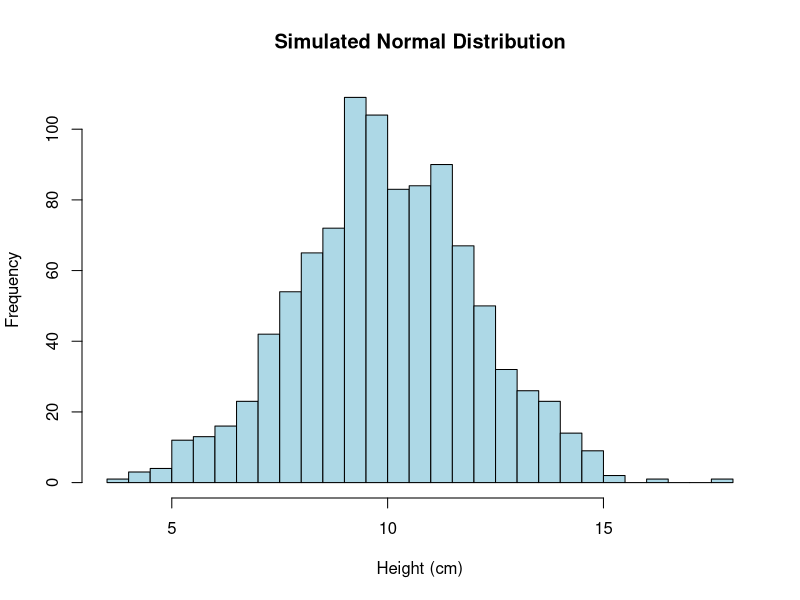
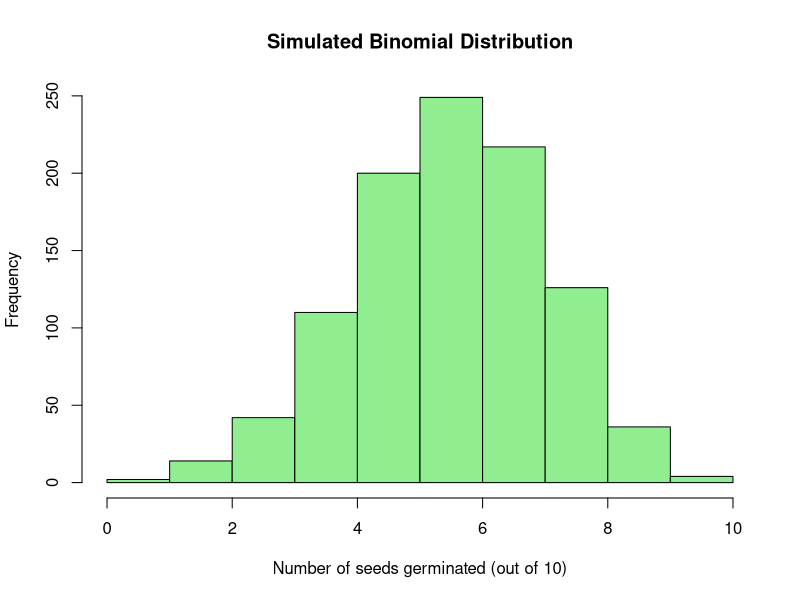
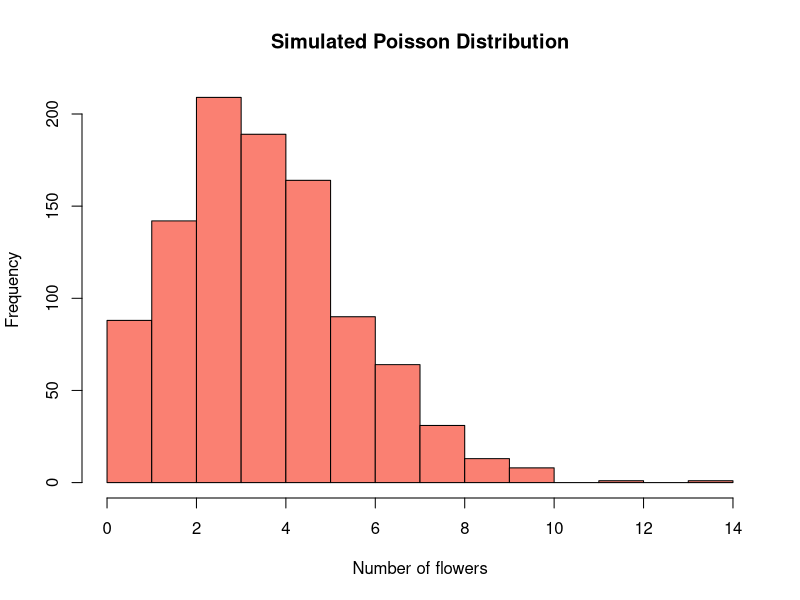
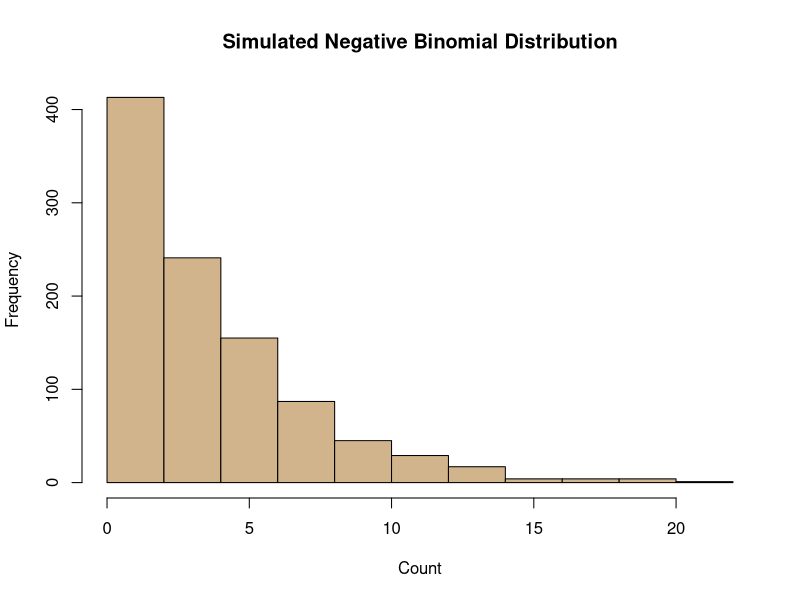
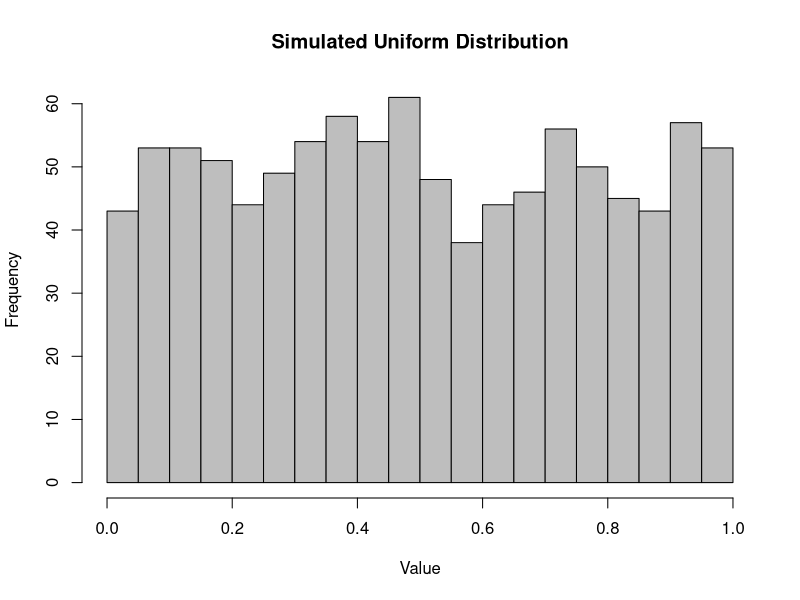

Reproduce these figures in R, in order.
## ---- chunk 1
set.seed(1)
heights <- rnorm(1000, mean = 10, sd = 2)

hist(heights, breaks = 20, col = "lightblue",
     main = "Simulated Normal Distribution",
     xlab = "Height (cm)")
## ---- chunk 2
set.seed(1)
germination <- rbinom(1000, size = 10, prob = 0.6)

hist(germination, breaks = 10, col = "lightgreen",
     main = "Simulated Binomial Distribution",
     xlab = "Number of seeds germinated (out of 10)")
## ---- chunk 3
set.seed(1)
flower_counts <- rpois(1000, lambda = 4)

hist(flower_counts, breaks = 15, col = "salmon",
     main = "Simulated Poisson Distribution",
     xlab = "Number of flowers")
## ---- chunk 4
set.seed(1)
nb_counts <- rnbinom(1000, size = 2, mu = 4)

hist(nb_counts, breaks = 15, col = "tan",
     main = "Simulated Negative Binomial Distribution",
     xlab = "Count")
## ---- chunk 5
set.seed(1)
uniform_vals <- runif(1000, min = 0, max = 1)

hist(uniform_vals, breaks = 20, col = "gray",
     main = "Simulated Uniform Distribution",
     xlab = "Value")
